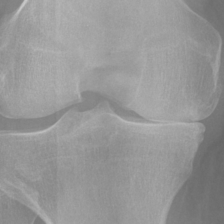
#> input picture median_bilateral_wavelet-based denoising/9585931R.png, 224 x 224 px, found by its file name
$ jupyter execute 'median_bilateral_wavelet-based denoising.ipynb'
#> lines starting #> are read from the running program, lines starting #| are printed output that depends on the picture
[cell 1]
import cv2
import numpy as np
import pywt

# Load the image from the dataset
image = cv2.imread("E:/Desktop/test-image/median_bilateral_wavelet-based denoising/9585931R.png", cv2.IMREAD_COLOR)
#> image is the input picture: shape (224, 224, 3); min 102, max 200, mean 150.1

# Apply Median Filtering
median_filtered_image = cv2.medianBlur(image, 5)

# Apply Bilateral Filtering
bilateral_filtered_image = cv2.bilateralFilter(image, 9, 75, 75)

# Apply Wavelet-based Denoising
def wavelet_denoising(image):
    # Convert the image to grayscale
    gray = cv2.cvtColor(image, cv2.COLOR_BGR2GRAY)

    # Perform wavelet decomposition
    coeffs = pywt.dwt2(gray, 'haar')
    cA, (cH, cV, cD) = coeffs
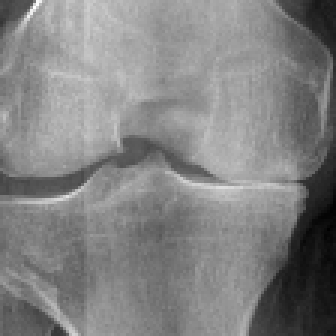
#> cA: shape (112, 112) float64 (shown 3 times larger); min 205.5, max 391, mean 300.3; drawn with min black and max white
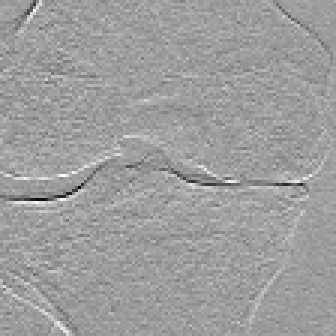
#> cH: shape (112, 112) float64 (shown 3 times larger); min -26, max 16, mean 0.0397; drawn with min black and max white
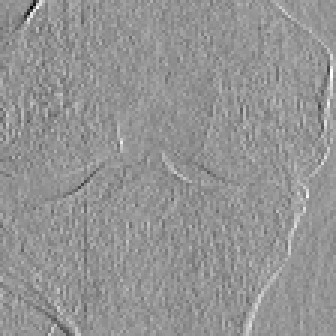
#> cV: shape (112, 112) float64 (shown 3 times larger); min -27.5, max 20, mean 0.1; drawn with min black and max white
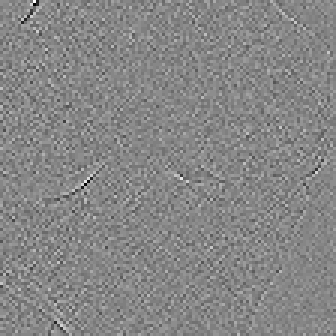
#> cD: shape (112, 112) float64 (shown 3 times larger); min -9.5, max 8.5, mean 0.00498; drawn with min black and max white

    # Set a threshold value to denoise the coefficients
    threshold = 20

    # Apply soft thresholding to the detail coefficients (cH, cV, cD)
    denoised_coeffs = (cA, (pywt.threshold(cH, threshold), pywt.threshold(cV, threshold), pywt.threshold(cD, threshold)))

    # Perform inverse wavelet transform
    denoised_gray = pywt.idwt2(denoised_coeffs, 'haar')

    # Convert the denoised grayscale image back to color
    denoised_image = cv2.cvtColor(np.uint8(denoised_gray), cv2.COLOR_GRAY2BGR)

    return denoised_image

wavelet_denoised_image = wavelet_denoising(image)

# Display the original and processed images
cv2.imshow("Original Image", image)
cv2.imshow("Median Filtering", median_filtered_image)
cv2.imshow("Bilateral Filtering", bilateral_filtered_image)
cv2.imshow("Wavelet-based Denoising", wavelet_denoised_image)
cv2.waitKey(0)
cv2.destroyAllWindows()
